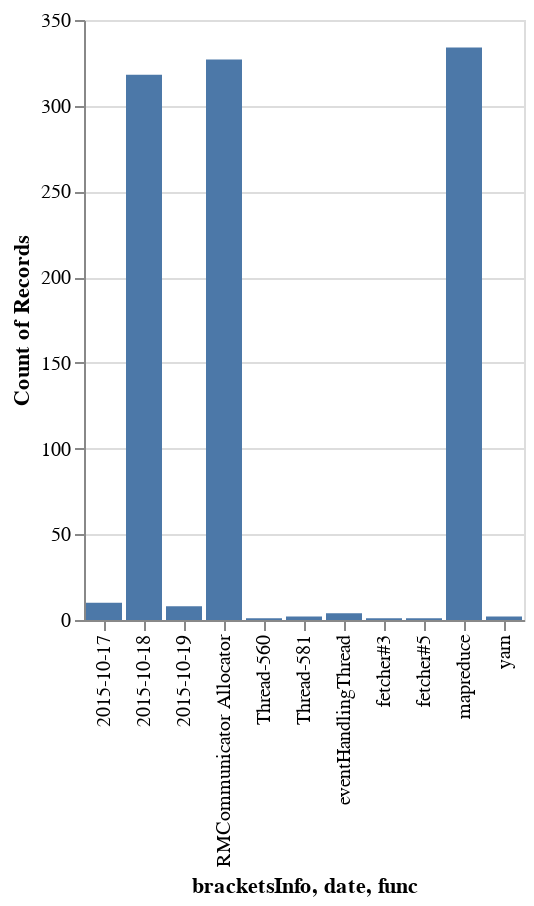

The notebook cell this image was saved under:
### Code cell
p1+p2+p3

### Figure 1 — Vega-Lite specification as saved in the notebook (floating-point values rounded to 4 significant figures; data arrays with more than 128 entries replaced by an {"elided": "..."} marker saying what was removed)
{"config": {"view": {"continuousWidth": 400, "continuousHeight": 300}}, "layer": [{"mark": "bar", "encoding": {"x": {"field": "bracketsInfo", "type": "nominal"}, "y": {"aggregate": "count", "type": "quantitative"}}}, {"mark": "bar", "encoding": {"x": {"field": "date", "type": "nominal"}, "y": {"aggregate": "count", "type": "quantitative"}}}, {"mark": "bar", "encoding": {"x": {"field": "func", "type": "nominal"}, "y": {"aggregate": "count", "type": "quantitative"}}}], "data": {"name": "data-a6b331b2b2e8da8e9abfe686799251d6"}, "$schema": "https://vega.github.io/schema/vega-lite/v4.17.0.json", "datasets": {"data-a6b331b2b2e8da8e9abfe686799251d6": {"elided": "336 records"}}}
